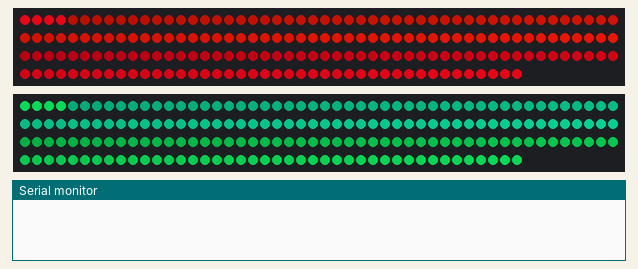
This sketch was run on a simulated Arduino Uno, built with avr-gcc and run on an emulated ATmega328P. Parts: 2 × 192 RGB LEDs in strip order, left to right, continuing on the next row, the last lines printed to the serial monitor. Dim RGB values are drawn brighter than linear; random numbers use the default seed unless the sketch sets one.

Above: at 0.46 s.
At 5.32 s:
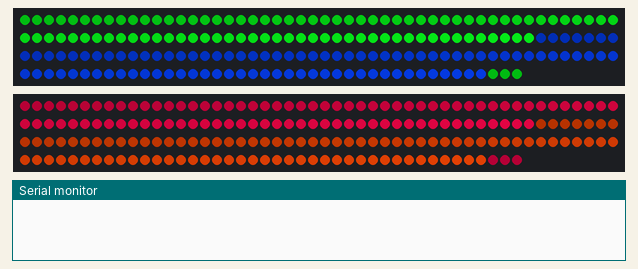
At 10.18 s:
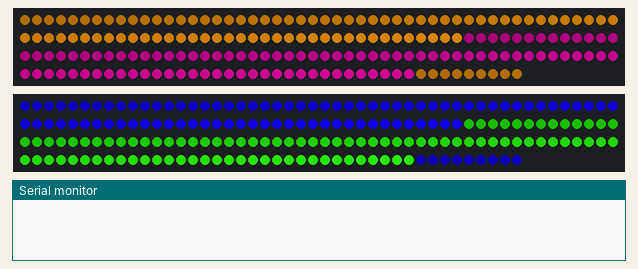
At 19.94 s:
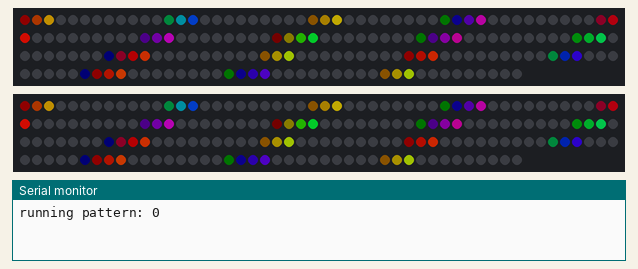
At 29.46 s:
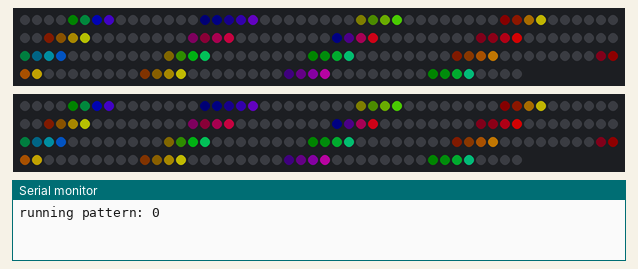
At 39.68 s:
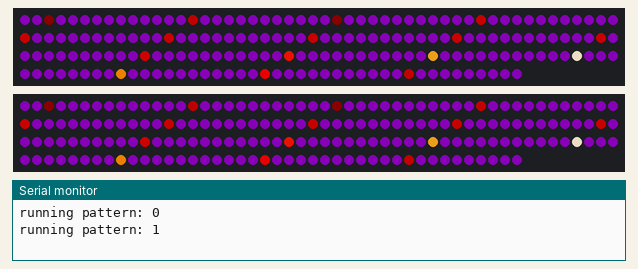

The sketch:

snail_eyes.ino
```cpp
#include <FastLED.h>

// =======================
// Arduino Pin Definitions
// =======================

// Dotstar LED Pins
#define CLOCK_PIN 11  // Pin for LED Clock (Dotstar)
#define CLOCK_PIN2 11
#define DATA_PIN 13   // Pin For LED Data (Dotstar)
#define DATA_PIN2 9

// Number of LED's On Strip (NUM_LEDS % 12 should == 0)
#define NUM_LEDS 192
//#define NUM_LEDS (4*12)
#define NUM_STRIPS 2

// ===============
// HSV Definitions
// ===============

// Brightness/Value
#define DEFAULT_BRIGHTNESS 191
#define MIN_BRIGHTNESS 63
#define MAX_BRIGHTNESS 223

// Saturation
#define DEFAULT_SAT 223
#define MIN_SAT 191
#define MAX_SAT 255

// ==========================
// LED Strip Size Definitions
// ==========================

// Size of a "group" for certain animations.
#define LED_GROUP_SIZE (NUM_LEDS / 16)

// ========================
// Time Syncing Definitions
// ========================

#define BPM 122             // Beat Synced BPM
#define DEBOUNCE_DELAY 200  // Amount of time to wait for debouncing checks
#define LED_OFF_DELAY 750   // Amount of time to wait before turning off
                            // onboard LED's.
#define FPS 120             // Frames Per Second

// Amount of time to show each pattern
#define PATTERN_SECS 16

// Amount of time to show each palette
#define PALETTE_SECS (PATTERN_SECS / 4)

// Amount of time between each hue in rainbow
#define RAINBOW_MILLIS 20

// The LED's, man!
CRGB leds[NUM_LEDS];
CRGB leds2[NUM_LEDS];

// Designates whether the group size is even or odd.
const boolean IS_GROUP_SIZE_EVEN = LED_GROUP_SIZE % 2 == 0;

// Designates the "center" index of a given group.
// For even groups sizes, this is "to the right" of where the center would be.
const uint16_t GROUP_CENTER = LED_GROUP_SIZE / 2;

// Typedef to make function pointer array easier to type.
typedef void (*PatternArray[])();


const CHSVPalette16 OctocatColorsPalette_p(
    CHSV(0, DEFAULT_SAT, MAX_BRIGHTNESS),
    CHSV(127, DEFAULT_SAT, MAX_BRIGHTNESS),
    CHSV(42, DEFAULT_SAT, MAX_BRIGHTNESS),
    CHSV(170, DEFAULT_SAT, MAX_BRIGHTNESS),
    CHSV(234, DEFAULT_SAT, MAX_BRIGHTNESS),
    CHSV(191, DEFAULT_SAT, MAX_BRIGHTNESS),
    CHSV(64, DEFAULT_SAT, MAX_BRIGHTNESS),
    CHSV(191, DEFAULT_SAT, MAX_BRIGHTNESS),
    CHSV(106, DEFAULT_SAT, MAX_BRIGHTNESS),
    CHSV(234, DEFAULT_SAT, MAX_BRIGHTNESS),
    CHSV(42, DEFAULT_SAT, MAX_BRIGHTNESS),
    CHSV(255, DEFAULT_SAT, MAX_BRIGHTNESS),
    CHSV(128, DEFAULT_SAT, MAX_BRIGHTNESS),
    CHSV(255, DEFAULT_SAT, MAX_BRIGHTNESS),
    CHSV(170, DEFAULT_SAT, MAX_BRIGHTNESS),
    CHSV(42, DEFAULT_SAT, MAX_BRIGHTNESS)
);

CHSVPalette16 hsvPalettes[] = {
    OctocatColorsPalette_p
};

CRGBPalette16 rgbPalettes[] = {
    OctocatColorsPalette_p, LavaColors_p, PartyColors_p, OceanColors_p
};

// Represents the current animation mode
typedef enum {NORMAL_MODE, BEAT_MODE, FLASHING_RED_MODE} AnimationMode;
AnimationMode currentMode = NORMAL_MODE;


// Length of hsvPalettes[]
const uint16_t hsvPalettesLength = (
    sizeof(hsvPalettes) / sizeof(hsvPalettes[0]));

// Length of rgbPalettes[]
const uint16_t rgbPalettesLength = (
    sizeof(rgbPalettes) / sizeof(rgbPalettes[0]));


uint8_t currentPattern = 0;     // Index of currently selected pattern
uint8_t currentHSVPalette = 0;  // Index of currently selected HSV Palette
uint8_t currentRGBPalette = 0;  // Index of currently selected RGB Palette
uint8_t rainbowHue = 0;         // Global value for cycling through hues

uint64_t lastDebounceTime = 0;      // Time used for debouncing mode button
uint64_t lastPatternSwitchTime = 0;       // Time used for Pattern Switching LED
uint64_t lastModeSwitchTime = 0;    // Time used for Mode Switching LED


// =================
// Utility Functions
// =================


/*
 * Returns a hue index that corresponds with the given LED index.
 *
 * This function smoothly interpolates over the range of [0, 255].
 *
 * Pre: 0 <= led < NUM_LEDS
 * Returns: 0 <= gradientHue <= 255
 */
uint8_t getGradientHue(uint16_t led) {
    return (led * 255) / (NUM_LEDS - 1);
}


/*
 * Returns a hue index that corresponds to the group index of the given LED.
 *
 * There are always 12 groups, and each group number corresponds to a value
 * over [0, 255]; this function returns the discrete value that corresponds
 * with a given LED's group. For example, if LED_GROUP_SIZE == 15, led
 * indexes [0, 14] would all return the same value, and the next hue starts at
 * led index 15.
 *
 * Pre: 0 <= led < NUM_LEDS
 * Returns: 0 <= groupHue <= 255
 */
uint8_t getGroupHue(uint16_t led) {
    return ((led / LED_GROUP_SIZE) * 255) / 11;
}


// ============
// LED Patterns
// ============


/*
 * Notes For LED Patterns
 *
 * Each LED Pattern should be defined as one iteration of the loop, preserving
 * any state as necessary between subsequent calls (since each pattern function
 * is called in every iteration of the Arduino hardware's loop() function).
 *
 * General Steps For Creating A New Pattern:
 * - Create a function with no parameters, ideally in the format of *Pattern.
 * - Add the function to the global PatternArray patterns (which essentially is
 *   an array of function pointers that change automatically).
 *
 * Other Tips:
 * - Use rgbPalettes with currentRGBPalette, and hsvPalettes with
 *   currentHSVPalette to easily add dynamic color changes to your pattern
 *   using FastLED's ColorFromPalette.
 * - If you want to make variations of a pattern, create master functinos that
 *   take parameters, and add small parameter-less functions that call your
 *   master pattern function in different states.
 */


/*
 * Pattern that lights up whole octacat with a gradient of a single color, and slowly rotates that gradient
 */
void slowRotatePattern() {
    static uint8_t head = 0;
    CHSV hsv = CHSV(rainbowHue, DEFAULT_SAT, MAX_BRIGHTNESS);
    CHSV hsv2 = CHSV(255 - rainbowHue, DEFAULT_SAT, MAX_BRIGHTNESS);
    CHSV hsv3 = CHSV((rainbowHue + 125) % 255, DEFAULT_SAT, MAX_BRIGHTNESS);
    CHSV hsv4 = CHSV(255 - ((rainbowHue + 125) % 255), DEFAULT_SAT, MAX_BRIGHTNESS);

    for (uint16_t i = 0; i < NUM_LEDS; i++) {
      uint8_t curr = (head + i) % NUM_LEDS;
      CHSV color = (i < NUM_LEDS/2) ? hsv : hsv2;
      CHSV color2 = (i < NUM_LEDS/2) ? hsv3 : hsv4;
      color.val = i % (NUM_LEDS/2) + 155;
      color2.val = i % (NUM_LEDS/2) + 155;
      leds[curr] = color;
      leds2[curr] = color2;
    }
    delay(10);

    head = scale8(beat8(BPM*12), NUM_LEDS);

    uint8_t bright = beatsin8(BPM/2, MIN_BRIGHTNESS * 3 / 4, MAX_BRIGHTNESS);
    FastLED.setBrightness( bright );
//
//    Serial.print("current brightness is: ");
//    Serial.println(bright);

}

/*
 * Pattern which has multiple trails of LED "comets" moving along the strip.
 */
void cometPattern(boolean hsvColors, boolean flashWholeBox) {
    static uint8_t offset = 0;
    static uint8_t prevPalette = currentRGBPalette;
    static uint8_t flashHue = random(256);
    if(prevPalette != currentRGBPalette) {
      prevPalette = currentRGBPalette;
      flashHue = random(256);
    }

    fadeToBlackBy(leds, NUM_LEDS, 127);
    fadeToBlackBy(leds2, NUM_LEDS, 127);

    // flash everything on the beat, all leds lit a varying shade of brightness based on the offset
    if(flashWholeBox) {
      if(offset < LED_GROUP_SIZE * 1 / 4 || offset > LED_GROUP_SIZE * 3 / 4) {
        for (uint16_t i = 0; i < NUM_LEDS; i++) {
          uint8_t brightness  = beatsin8(BPM*2, DEFAULT_BRIGHTNESS, DEFAULT_BRIGHTNESS);
          CHSV backgroundColor = CHSV(flashHue, MAX_SAT, brightness);
          leds[i] = backgroundColor;
          leds2[i] = backgroundColor;
        }
      }
    }

    // otherwise draw the head of the comet in each group (and the above fadeToBlackBy() calls will fade the previous heads)
    for (uint16_t i = offset; i < NUM_LEDS; i += LED_GROUP_SIZE) {
        if (hsvColors) {
            CHSV hsv = ColorFromPalette(
                hsvPalettes[currentHSVPalette],
                getGradientHue(i), MAX_BRIGHTNESS);
            hsv.hue += 16 * offset;
            leds[i] = hsv;
            leds2[i] = hsv;
        } else {
            leds[i] = ColorFromPalette(
                rgbPalettes[currentRGBPalette], getGradientHue(i),
                MAX_BRIGHTNESS);
            leds2[i] = ColorFromPalette(
                rgbPalettes[currentRGBPalette], getGradientHue(i),
                MAX_BRIGHTNESS);
        }
    }

    uint8_t rate = BPM;
    if(flashWholeBox) {
      rate = BPM/2; // do half beat to be less distracting
    }
    // beat8() gives us a sawtooth wave from 0-255 in our BPM, and we scale that to 0-16,
    // so the offset will reset to the beginning of an edge of the octocat on the beat (122 bmp)
    offset = scale8(beat8(rate), LED_GROUP_SIZE);

    delay(10);
}


/*
 * See cometPattern, uses RGB Palettes.
 */
void cometPatternRGB() {
    cometPattern(false, false);
}


/*
 * See cometPattern, uses HSV Palettes.
 */
void cometPatternHSV() {
    cometPattern(true, false);
}

void cometFlashHSV() {
  cometPattern(false, true);
}


/*
 * Pattern that starts from individual points and converges with others
 */
void convergePattern(boolean hsvColors) {
    static uint8_t dist = 0;
    static boolean goingOut = true;

    uint16_t maxDist = GROUP_CENTER;
    uint16_t start = GROUP_CENTER - dist;
    if (IS_GROUP_SIZE_EVEN) {
        --start;
        --maxDist;
    }
    for (uint16_t i = 0; i < NUM_LEDS; i += LED_GROUP_SIZE) {
        for (uint16_t j = i + start; j <= i + GROUP_CENTER + dist; ++j) {
            if (goingOut) {
                if (hsvColors) {
                    CHSV hsv = ColorFromPalette(
                        hsvPalettes[currentHSVPalette],
                        getGradientHue(i), DEFAULT_BRIGHTNESS);
                    hsv.sat = beatsin8(30, MIN_SAT, MAX_SAT);
                    hsv.hue += 48 * dist;
                    leds[j] = hsv;
                    leds2[j] = hsv;
                } else {
                    leds[j] = ColorFromPalette(
                        rgbPalettes[currentRGBPalette], getGradientHue(j),
                        DEFAULT_BRIGHTNESS);
                    leds2[j] = ColorFromPalette(
                        rgbPalettes[currentRGBPalette], getGradientHue(j),
                        DEFAULT_BRIGHTNESS);
                }
            } else {
                leds[j] = CRGB::Black;
                leds2[j] = CRGB::Black;
            }
        }
    }

    dist = (++dist) % (maxDist + 1);
    if (dist == 0) {
        goingOut = !goingOut;
    }
    delay(65);
}


/*
 * See convergePattern, uses RGB Palettes.
 */
void convergePatternRGB() {
    convergePattern(false);
}


/*
 * See convergePattern, uses RGB Palettes.
 */
void convergePatternHSV() {
    convergePattern(true);
}

void rainbowMe() {
  // FastLED's built-in rainbow generator
  uint8_t ledStart = beatsin8(BPM / 2, 0, LED_GROUP_SIZE);
  fill_rainbow( &leds[ledStart], NUM_LEDS - ledStart - 1, getGroupHue(0), 10);
  fill_rainbow( &leds2[ledStart], NUM_LEDS - ledStart - 1, 255 - getGroupHue(0), 10);
}

// =======================
// Patterns Initialization
// =======================


/*
 * Global list of pattern functions.
 * Each should be the name of a function that has return type void and takes no
 * parameters.
 */
PatternArray patterns = {
    slowRotatePattern,
    cometPatternHSV,
    cometFlashHSV,
    convergePatternRGB,
    rainbowMe,
    cometPatternRGB
};


// Length of patterns[]
const uint16_t patternsLength = sizeof(patterns) / sizeof(patterns[0]);


// ========================
// State Changing Functions
// ========================

/*
 * Increments the index on both the HSV and RGB palette arrays. This should be
 * called in a EVERY_N_SECONDS macro provided by FastLED in order to
 * dynamically change color palettes in patterns.
 */
void nextPalette() {
    currentRGBPalette = (currentRGBPalette + 1) % rgbPalettesLength;
    currentHSVPalette = (currentHSVPalette + 1) % hsvPalettesLength;
}


/*
 * Increments the index of patterns array in order to switch to the next
 * pattern. This should be called in a EVERY_N_SECONDS macro provided by
 * FastLED in order to dynamically change patterns.
 */
void nextPattern() {
    currentPattern = (currentPattern + 1) % patternsLength;
    lastPatternSwitchTime = millis();
}

void turnOffLights() {
  // Turn Off The Lights
  FastLED.clear();
  FastLED.show();
}


void countUp(int n, int color) {
  turnOffLights();
  CHSV randomColor = CHSV(random(256), random(MIN_SAT, MAX_SAT), DEFAULT_BRIGHTNESS);
  for (int i = 0; i < n; i++) {
    leds[i] = color;
    if(NUM_STRIPS > 1) {
      leds2[i] = randomColor;
    }
    FastLED.show();
    delay(10);
  }
}


// ======================
// Main Arduino Functions
// ======================

void setup() {
    // Initialize the LED Strips.
    FastLED.addLeds<APA102, DATA_PIN, CLOCK_PIN, BGR, DATA_RATE_MHZ(7)>(leds, NUM_LEDS).setCorrection(TypicalSMD5050);
    if(NUM_STRIPS > 1) {
      FastLED.addLeds<APA102, DATA_PIN2, CLOCK_PIN2, BGR, DATA_RATE_MHZ(7)>(leds2, NUM_LEDS).setCorrection(TypicalSMD5050);
    }

    // Set the color temperature
    FastLED.setTemperature(CarbonArc);

    // Set the global brightness
    FastLED.setBrightness(DEFAULT_BRIGHTNESS);

    Serial.begin(9600);
}


void loop() {
    // Do an action based on the current mode

    patterns[currentPattern]();

    FastLED.show(); // Show the LED's
    FastLED.delay(1000 / FPS);  // Add a global delay at the frame rate.

    // Switch patterns every PATTERN_SECS
    EVERY_N_SECONDS(PATTERN_SECS) {
      Serial.print("running pattern: ");
      Serial.println(currentPattern);
      nextPattern();
    }

    // Switch palettes every PALETTE_SECS
    EVERY_N_SECONDS(PALETTE_SECS) { nextPalette(); }

    // Increment the "rainbow hue" every RAINBOW_MILLIS milli's.
    EVERY_N_MILLISECONDS(RAINBOW_MILLIS) {
      ++rainbowHue;
      rainbowHue %= 255;
    }
}
```
